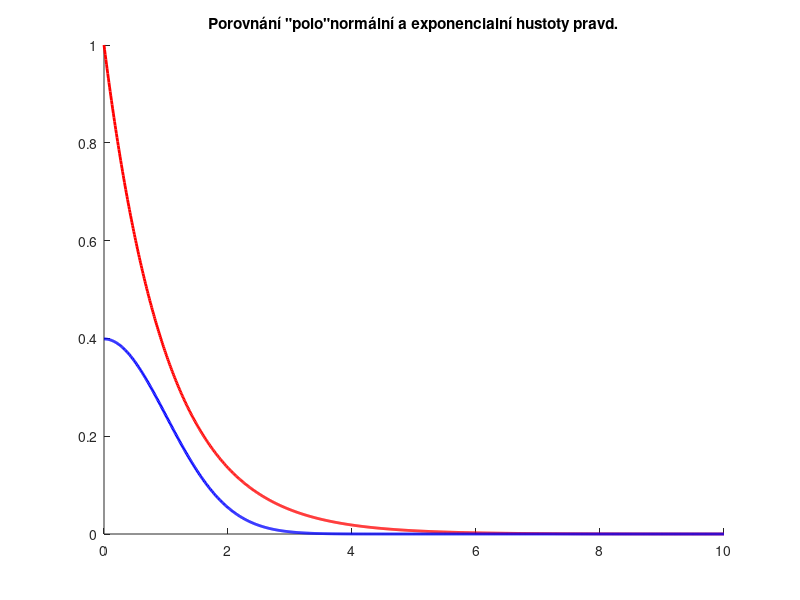

This figure's MATLAB source: (Note: this script raises an error after producing the figure.)
%Ukazka zamitaci metody pro hustotu s nekonecnym supportem

close all
clear variables
clc

% velikost nahodnych poli
dims = [1000, 1];


%% Postup
% z exponencialniho rozdeleni nagenerujeme normalni rozdeleni zamitaci metodou

% rovnomerne navzorkujeme plochu pod krivkou exp. rozdeleni
% ze vsech bodu vybereme pouze ty, kterou jsou pod krivkou norm. rozdeleni
% x souradnice vybranych bodu je norm. rozdelena

% normalni pdf
norm_pdf = @(x) 1/sqrt(2*pi) * exp(-0.5*(x.^2));
% exponencialni pdf
exp_pdf = @(x) exp(-x);
% exponencialni icdf
exp_icdf = @(y) -log(y);
% neprve generuje jen absolutni hodnoty normalniho rozdeleni:
% "polo"normalni
% na konci z abs hodnot udelame kladne i zaporne

% obrazek
exp_x_plot = 0:0.01:10;
% pomocna funkce bez parametru pro vykresleni exp. hustoty
plot_exp = @() plot(exp_x_plot, exp_pdf(exp_x_plot), 'red',...
    'Linewidth', 2);
% pomocna funkce bez parametru pro vykresleni norm. hustoty
plot_norm = @() plot(exp_x_plot, norm_pdf(exp_x_plot), 'blue',...
    'Linewidth', 2);

figure
hold on
plot_exp()
plot_norm()
hold off
title('Porovnání "polo"normální a exponencialní hustoty pravd.')


%% Generovani z exponencialniho rozdeleni
% "vzorkovani interalu (0, +inf)"

% generovani z exponencialniho rozedeleni
exp_x = exp_icdf(rand(dims));

% obrazek
figure;
histogram(exp_x, 'Normalization', 'pdf')
hold on
plot_exp()
hold off
title('Nagenerované hodnoty z exp. rozdělení')


%% Napocteni hustoty v hodnotach

% vypocteni hustoty exp. rozdeleni v navzorkovanych bodech
exp_y = exp_pdf(exp_x);
% vypoceteni hustoty norm. rozdeleni v navzorkovanych bodech
norm_y = norm_pdf(exp_x);

%% Generovani z U(0, f(x))
% f(x) je v tomto pripade hustota exp. rozdeleni 'exp_y'
% v navzorkovanych bodech 'exp_x'

% pro kazdou hodnotu exp_y(i) generuji jednu hodnotu z U(0, exp_y(i))
% implementace: U(0, exp_y(i)) generuji jako U(0, 1)*exp_y(i)
% provedu jako nasobeni poli po slozkach
unif_y = rand(dims) .* exp_y;
% body (exp_x(i), unif_y(i)) rovnomerene vzorkuji plochu pod krivkou hustoty exp. rozdeleni

% obrazek
figure
hold on
plot(exp_x, unif_y, '. black');
plot_exp()
plot_norm()
hold off
title('Navzorkovaná plocha pod křivkou hustoty exp. rozdělení')


%% Zamitani

% zamitam porovnanim hodnot unif_y a nomr_y
je_pod = unif_y < norm_y;
% ulozeni hodnot, ktere jsou vybrany
norm_x = exp_x(je_pod);

% obrazek
figure;
hold on
plot(norm_x, unif_y(je_pod), '. green')
plot_exp()
plot_norm()
hold off
title('Zvolené hodnoty')

%% Prevedeni z "polo"normalni rozdeleni
% u kazde hodnoty z "polo"normaniho rozdeleni se hodi minci
% s prob 0.5 hodnotu vynasobine -1, s prob 0.5 vynasobime 1 (neudelame nic)
% ziskavame timto normalni rozdeleni

% provedeni hodu minci pro kazdou z vybranych hodnot
vybrane_hodnoty = rand(size(norm_x)) < 0.5;
% porovnanim '<' dostavame logicke hodnot true/false
% true elementy vynasobime -1 
norm_x(vybrane_hodnoty) = -1 * norm_x(vybrane_hodnoty);
% v norm_x je nyni vzorek z normalniho rozdeleni

% obrazek
figure;
hold on
plot(norm_x, unif_y(je_pod), '. green')
plot_exp()
plot_norm()
hold off
title('Rozšíření na záporné hodnoty')


%% Vykresleni vzorku

x_plot = -10:0.1:10;
y_plot = norm_pdf(x_plot);
figure;
histogram(norm_x, 'Normalization', 'pdf');
hold on
plot(x_plot, y_plot, 'blue', 'Linewidth', 2);
hold off
title('Rozdělení výsledného vzorku')
% nastaveni omezeni osy y
ylim([0, 1])
